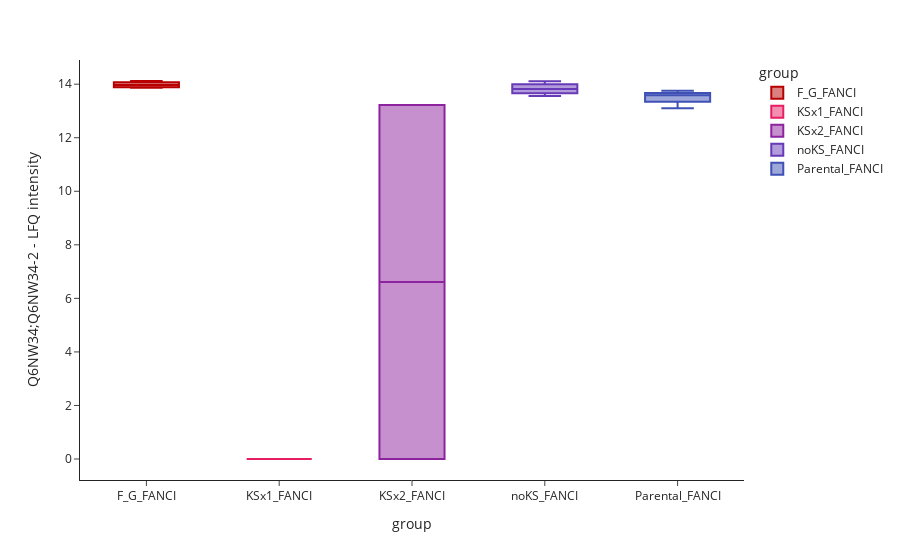

Here is the notebook cell this chart was saved with:
### Code cell
ds.plot_intensity("Q6NW34;Q6NW34-2", group = "group")

### Figure 1 — Plotly figure (JSON) as saved in the notebook; plotly's stock layout.template omitted (floating-point values rounded to 4 significant figures)
{"data": [{"alignmentgroup": "True", "hovertemplate": "group=%{x}<br>Q6NW34;Q6NW34-2 - LFQ intensity =%{y}<extra></extra>", "legendgroup": "F_G_FANCI", "marker": {"color": "#B80000"}, "name": "F_G_FANCI", "notched": false, "offsetgroup": "F_G_FANCI", "orientation": "v", "showlegend": true, "type": "box", "x": ["F_G_FANCI", "F_G_FANCI", "F_G_FANCI", "F_G_FANCI"], "x0": " ", "xaxis": "x", "y": [14.02, 14.12, 13.87, 13.91], "y0": " ", "yaxis": "y"}, {"alignmentgroup": "True", "hovertemplate": "group=%{x}<br>Q6NW34;Q6NW34-2 - LFQ intensity =%{y}<extra></extra>", "legendgroup": "KSx1_FANCI", "marker": {"color": "#E81E63"}, "name": "KSx1_FANCI", "notched": false, "offsetgroup": "KSx1_FANCI", "orientation": "v", "showlegend": true, "type": "box", "x": ["KSx1_FANCI", "KSx1_FANCI", "KSx1_FANCI"], "x0": " ", "xaxis": "x", "y": [0, 0, 0], "y0": " ", "yaxis": "y"}, {"alignmentgroup": "True", "hovertemplate": "group=%{x}<br>Q6NW34;Q6NW34-2 - LFQ intensity =%{y}<extra></extra>", "legendgroup": "KSx2_FANCI", "marker": {"color": "#8D239E"}, "name": "KSx2_FANCI", "notched": false, "offsetgroup": "KSx2_FANCI", "orientation": "v", "showlegend": true, "type": "box", "x": ["KSx2_FANCI", "KSx2_FANCI"], "x0": " ", "xaxis": "x", "y": [13.23, 0], "y0": " ", "yaxis": "y"}, {"alignmentgroup": "True", "hovertemplate": "group=%{x}<br>Q6NW34;Q6NW34-2 - LFQ intensity =%{y}<extra></extra>", "legendgroup": "noKS_FANCI", "marker": {"color": "#673AB7"}, "name": "noKS_FANCI", "notched": false, "offsetgroup": "noKS_FANCI", "orientation": "v", "showlegend": true, "type": "box", "x": ["noKS_FANCI", "noKS_FANCI", "noKS_FANCI", "noKS_FANCI"], "x0": " ", "xaxis": "x", "y": [13.76, 14.11, 13.88, 13.56], "y0": " ", "yaxis": "y"}, {"alignmentgroup": "True", "hovertemplate": "group=%{x}<br>Q6NW34;Q6NW34-2 - LFQ intensity =%{y}<extra></extra>", "legendgroup": "Parental_FANCI", "marker": {"color": "#3F51B5"}, "name": "Parental_FANCI", "notched": false, "offsetgroup": "Parental_FANCI", "orientation": "v", "showlegend": true, "type": "box", "x": ["Parental_FANCI", "Parental_FANCI", "Parental_FANCI", "Parental_FANCI"], "x0": " ", "xaxis": "x", "y": [13.59, 13.76, 13.1, 13.59], "y0": " ", "yaxis": "y"}], "layout": {"autosize": true, "boxmode": "overlay", "legend": {"title": {"text": "group"}, "tracegroupgap": 0}, "margin": {"t": 60}, "xaxis": {"anchor": "y", "autorange": true, "categoryarray": ["F_G_FANCI", "KSx1_FANCI", "KSx2_FANCI", "noKS_FANCI", "Parental_FANCI"], "categoryorder": "array", "domain": [0, 1], "range": [-0.5, 4.5], "title": {"text": "group"}, "type": "category"}, "yaxis": {"anchor": "x", "autorange": true, "domain": [0, 1], "range": [-0.7844, 14.9], "title": {"text": "Q6NW34;Q6NW34-2 - LFQ intensity "}, "type": "linear"}}}
